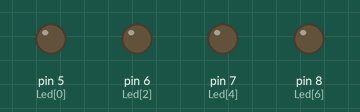
Recording of a sketch running on a simulated Arduino Uno, built with avr-gcc and run on an emulated ATmega328P. On the bench: output pins drawn as LEDs (lit = HIGH). What the sketch prints to the serial monitor is not drawn.

Above: at 0.2 s.
At 1.7 s:
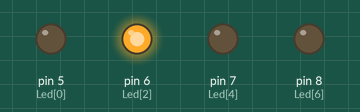
At 2.7 s:
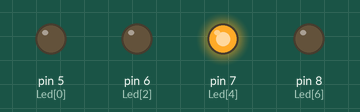
At 3.7 s:
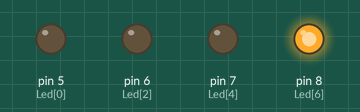
At 4.7 s:
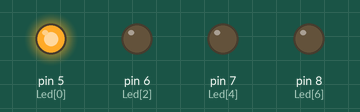
Timing chart, 0 to 5.2 s (numbered marks = the images above):
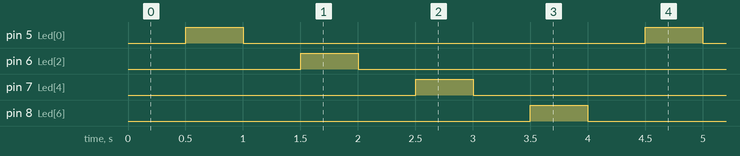

The sketch:

lab-1-2-1.ino
```cpp
#include <MsTimer2.h>

int Led[8] = {5, 5,6,6, 7,7,8, 8}; // Arduino PIN 정의

void LedControl() {
  static int counter = 0;
  static byte output = HIGH; // LED ON/OFF를 결정할 변수
  digitalWrite(Led[counter++], output); // LED ON/OFF 수행
    output = ! output; // 현재와 반대 상태로 전환

  if (counter > 7 ) {
    counter = 0; // 배열 인덱스 초기화
//    output = ! output; // 현재와 반대 상태로 전환

  }
}
void setup() {


  int i;
  for (i = 0; i < 8; i++)
    pinMode(Led[i], OUTPUT); // 각 PIN을 출력으로 설정
  MsTimer2::set(500, LedControl); // Timer 설정
  MsTimer2::start(); // Timer 시작
Serial.begin(9600);
Serial.println("here");
}
void loop() {
}
```

Measured:
- by itself, pin 5 (Led[0]), pin 6 (Led[2]), pin 7 (Led[4]), pin 8 (Led[6]): alternates HIGH for 0.50 s and LOW for 3.5 s
- by itself, everything shown: repeats every 4.0 s, in 8 steps
